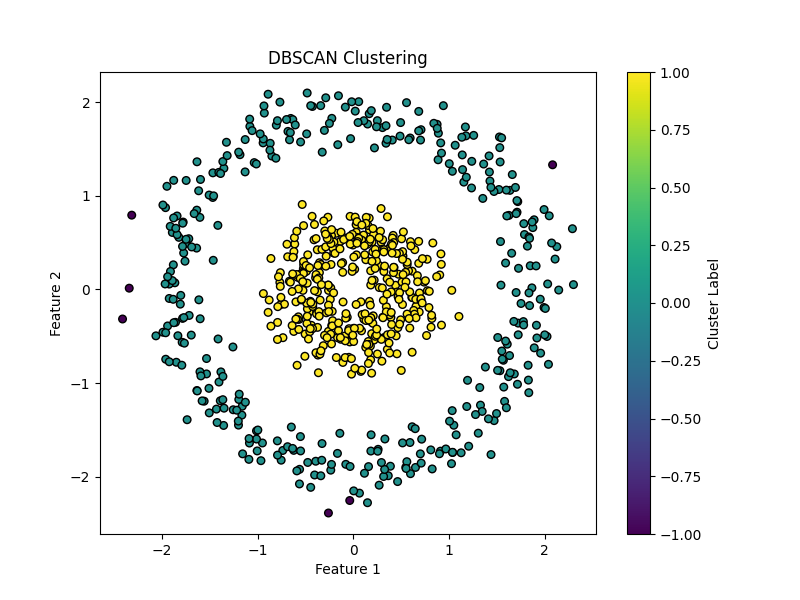

This chart was generated by the following Python code:
import numpy as np
import matplotlib.pyplot as plt
from sklearn import metrics
from sklearn.datasets import make_circles
from sklearn.preprocessing import StandardScaler
from sklearn.cluster import DBSCAN

# Generate synthetic data
X, y = make_circles(n_samples=750, factor=0.3, noise=0.1)
X = StandardScaler().fit_transform(X)

# Perform DBSCAN clustering
dbscan = DBSCAN(eps=0.3, min_samples=10)
y_pred = dbscan.fit_predict(X)

# Plot the clusters
plt.figure(figsize=(8, 6))
plt.scatter(X[:, 0], X[:, 1], c=y_pred, cmap='viridis', marker='o', edgecolor='k', s=30)
plt.title('DBSCAN Clustering')
plt.xlabel('Feature 1')
plt.ylabel('Feature 2')
plt.colorbar(label='Cluster Label')
plt.savefig("non_spherical_data.png")

# Evaluation metrics
num_clusters = len(set(y_pred[np.where(y_pred != -1)]))
print('Number of clusters: {}'.format(num_clusters))
print('Homogeneity: {}'.format(metrics.homogeneity_score(y, y_pred)))
print('Completeness: {}'.format(metrics.completeness_score(y, y_pred)))
print("V-measure: %0.3f" % metrics.v_measure_score(y, y_pred))
print("Adjusted Rand Index: %0.3f" % metrics.adjusted_rand_score(y, y_pred))
print("Adjusted Mutual Information: %0.3f" % metrics.adjusted_mutual_info_score(y, y_pred))
if num_clusters > 1:  # Silhouette score is not defined for a single cluster
    print("Silhouette Coefficient: %0.3f" % metrics.silhouette_score(X, y_pred))
else:
    print("Silhouette Coefficient: Not applicable (only one cluster)")